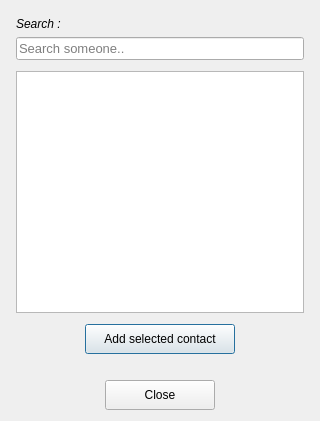
<?xml version="1.0" encoding="UTF-8"?>
<ui version="4.0">
 <class>AddContactDiag</class>
 <widget class="QDialog" name="AddContactDiag">
  <property name="geometry">
   <rect>
    <x>0</x>
    <y>0</y>
    <width>320</width>
    <height>421</height>
   </rect>
  </property>
  <property name="windowTitle">
   <string>Add contact</string>
  </property>
  <layout class="QVBoxLayout" name="verticalLayout_2">
   <item>
    <layout class="QVBoxLayout" name="verticalLayout" stretch="1,7,1">
     <item>
      <layout class="QVBoxLayout" name="verticalLayout_4" stretch="2,4">
       <property name="topMargin">
        <number>6</number>
       </property>
       <item>
        <layout class="QHBoxLayout" name="horizontalLayout_6">
         <property name="leftMargin">
          <number>5</number>
         </property>
         <property name="topMargin">
          <number>0</number>
         </property>
         <item alignment="Qt::AlignBottom">
          <widget class="QLabel" name="label">
           <property name="font">
            <font>
             <family>Tahoma</family>
             <pointsize>9</pointsize>
             <italic>true</italic>
            </font>
           </property>
           <property name="text">
            <string>Search :</string>
           </property>
          </widget>
         </item>
        </layout>
       </item>
       <item>
        <layout class="QHBoxLayout" name="horizontalLayout_7">
         <property name="leftMargin">
          <number>5</number>
         </property>
         <property name="rightMargin">
          <number>5</number>
         </property>
         <item alignment="Qt::AlignTop">
          <widget class="QLineEdit" name="FilterNameField">
           <property name="font">
            <font>
             <family>Tahoma</family>
             <pointsize>10</pointsize>
            </font>
           </property>
           <property name="text">
            <string/>
           </property>
           <property name="placeholderText">
            <string>Search someone..</string>
           </property>
          </widget>
         </item>
        </layout>
       </item>
      </layout>
     </item>
     <item>
      <layout class="QVBoxLayout" name="verticalLayout_3" stretch="10,2">
       <item>
        <layout class="QHBoxLayout" name="horizontalLayout">
         <property name="leftMargin">
          <number>5</number>
         </property>
         <property name="topMargin">
          <number>5</number>
         </property>
         <property name="rightMargin">
          <number>5</number>
         </property>
         <property name="bottomMargin">
          <number>5</number>
         </property>
         <item>
          <widget class="QListWidget" name="NamesList"/>
         </item>
        </layout>
       </item>
       <item>
        <layout class="QHBoxLayout" name="horizontalLayout_3">
         <item alignment="Qt::AlignTop">
          <widget class="QPushButton" name="AddContactButton">
           <property name="minimumSize">
            <size>
             <width>150</width>
             <height>30</height>
            </size>
           </property>
           <property name="maximumSize">
            <size>
             <width>150</width>
             <height>30</height>
            </size>
           </property>
           <property name="text">
            <string>Add selected contact</string>
           </property>
          </widget>
         </item>
        </layout>
       </item>
      </layout>
     </item>
     <item>
      <layout class="QHBoxLayout" name="horizontalLayout_2">
       <item>
        <widget class="QPushButton" name="CloseButton">
         <property name="minimumSize">
          <size>
           <width>110</width>
           <height>30</height>
          </size>
         </property>
         <property name="maximumSize">
          <size>
           <width>110</width>
           <height>30</height>
          </size>
         </property>
         <property name="font">
          <font>
           <family>Tahoma</family>
           <pointsize>9</pointsize>
          </font>
         </property>
         <property name="text">
          <string>Close</string>
         </property>
        </widget>
       </item>
      </layout>
     </item>
    </layout>
   </item>
  </layout>
 </widget>
 <resources/>
 <connections/>
</ui>
